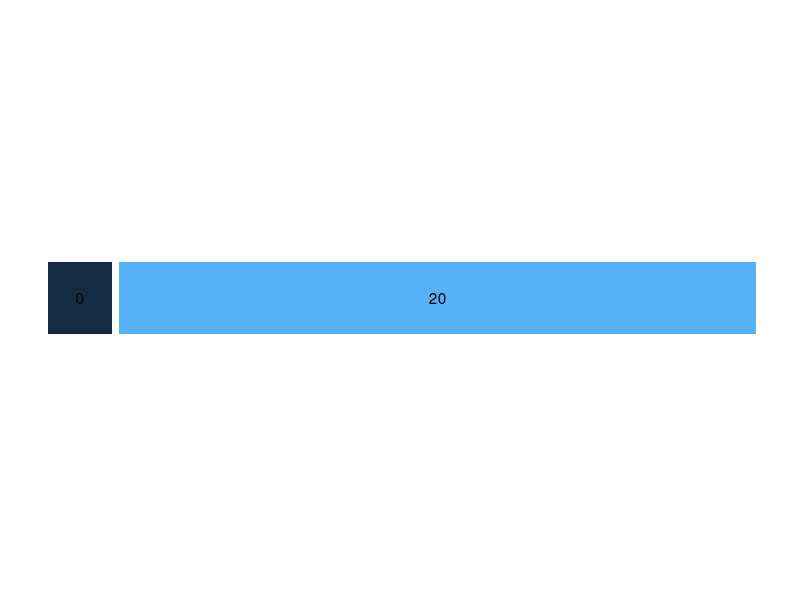

The R script that drew this image:
#Creating lotteries for experiment

#clear workspace
rm(list = ls(all = TRUE))

library(ggplot2)
library(readxl)
library(RColorBrewer)
library(ggthemes)
library(reshape2)
library(dplyr)

#plot from data 
Lotteries_Code_2 <- read_excel("Lotteries_Code_2.xlsx")

#create new data frame  with only lottery and p1
lottery <- Lotteries_Code_2 %>% select(Lottery, p1) 

#rename coloumns
lottery <- lottery %>% rename(roll=Lottery, payoff=p1)

#use median/average to label boxes (creates a new table)
medians <- lottery %>% group_by(payoff) %>% summarize(loc=median(roll), min=min(roll), max=max(roll))

ggplot() +
    # Draw the rectangles
    geom_rect(data=medians,
              mapping=aes(xmin=min, xmax=max, ymin=0, ymax=10, fill=payoff),
              show.legend=FALSE) +
    # Suppress axis labels
    labs(title="", x="", y="") +
    # Suppress the axis labels and borders
    theme_solid() +
    # Fix the aspect ratio so we can get long, thin strips
    # Shape of the graph will be determined by ratio of ymax as passed to
    # geom_rect and the maximum roll
    coord_fixed() +
    geom_text(aes(x=loc, y=5, label=payoff), data=medians)

ggsave("plot.pdf", width=5, height=1, units="in")
